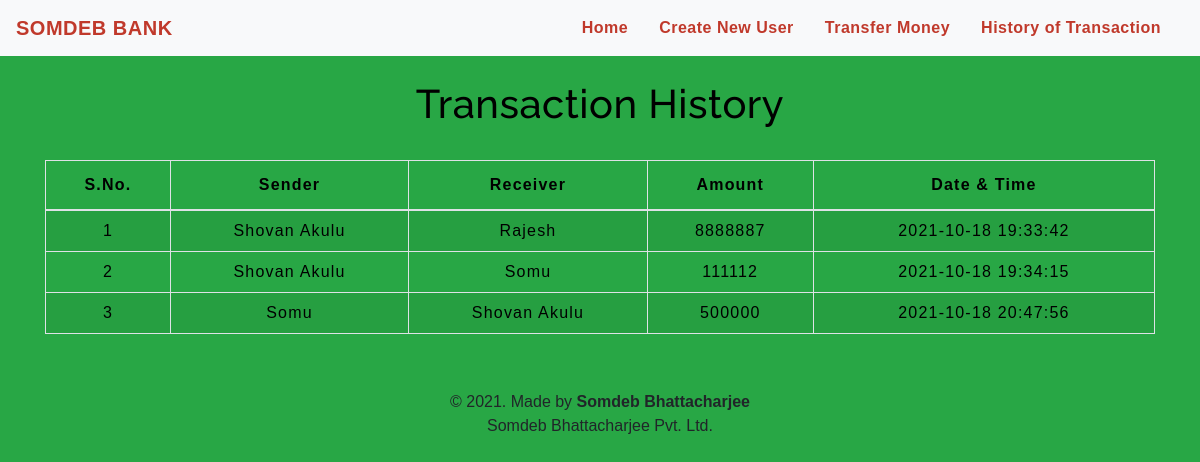
The page /transactionhistory.php on the database its author committed.
### tables this page shows
CREATE TABLE `transaction` (
  `sno` int(3) NOT NULL,
  `sender` text NOT NULL,
  `receiver` text NOT NULL,
  `balance` int(8) NOT NULL,
  `datetime` datetime NOT NULL DEFAULT current_timestamp()
);

### transactionhistory.php (the view, shortened to what this page needs)
<!DOCTYPE html>
<html lang="en">
<head>
    <link rel="stylesheet" href="https://stackpath.bootstrapcdn.com/bootstrap/4.5.2/css/bootstrap.min.css">
    <link rel="stylesheet" type="text/css" href="css/table.css">
    <link rel="stylesheet" type="text/css" href="css/navbar.css">
</head>
<body style="background-color : #28a745;">
<?php
  include 'navbar.php';
?>
	<div class="container">
        <h2 class="text-center pt-4" style="color : black;">Transaction History</h2>
       <br>
       <div class="table-responsive-sm">
    <table class="table table-hover table-striped table-condensed table-bordered">
        <thead style="color : black;">
            <tr>
                <th class="text-center">S.No.</th>
                <th class="text-center">Sender</th>
                <th class="text-center">Receiver</th>
                <th class="text-center">Amount</th>
                <th class="text-center">Date & Time</th>
            </tr>
        </thead>
        <tbody>
        <?php
            include 'config.php';
            $sql ="select * from transaction";
            $query =mysqli_query($conn, $sql);
            while($rows = mysqli_fetch_assoc($query))
            {
        ?>
            <tr style="color : black;">
            <td class="py-2"><?php echo $rows['sno']; ?></td>
            <td class="py-2"><?php echo $rows['sender']; ?></td>
            <td class="py-2"><?php echo $rows['receiver']; ?></td>
            <td class="py-2"><?php echo $rows['balance']; ?> </td>
            <td class="py-2"><?php echo $rows['datetime']; ?> </td>
        <?php
            }
        ?>
        </tbody>
    </table>
    </div>
</div>
<footer class="text-center mt-5 py-2">
            <p>&copy 2021. Made by <b>Somdeb Bhattacharjee</b> <br> Somdeb Bhattacharjee Pvt. Ltd.</p>
</footer>
</body>
</html>

### css/table.css (style rules this page uses)
* { padding: 0; margin: 0; box-sizing: border-box; font-family: sans-serif; }
h2 { font-size: 40px; }
table { letter-spacing: 1.2px; }
td { text-align: center; }

### css/navbar.css (style rules this page uses)
h2 { color: #4C4B4B; letter-spacing: 0.5px; font-family: raleway; }

### rows shown on the page
transaction: sno "1", sender "Shovan Akulu", receiver "Rajesh", balance "8888887", datetime "2021-10-18 19:33:42"
transaction: sno "2", sender "Shovan Akulu", receiver "Somu", balance "111112", datetime "2021-10-18 19:34:15"
transaction: sno "3", sender "Somu", receiver "Shovan Akulu", balance "500000", datetime "2021-10-18 20:47:56"
